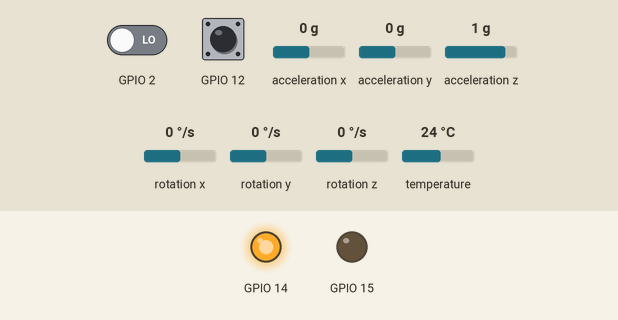
This sketch was run on a simulated ESP8266 (NodeMCU). Parts: output pins drawn as LEDs (lit = HIGH). Inputs (shaded band) come from the test bench; at power-on: acceleration x 0 g, GPIO 2 LOW, GPIO 12 HIGH, acceleration y 0 g, acceleration z 1 g, rotation x 0 °/s, rotation y 0 °/s, rotation z 0 °/s, temperature 24 °C. WiFi joins after 1.5 s; servers stay silent unless stated; what the sketch prints to the serial monitor is not drawn.

Above: at 0.1 s.
At 3.2 s:
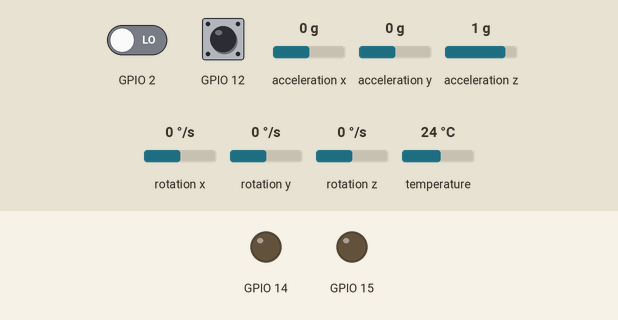
3.3 s: acceleration x set to -1.4 g
Timing chart, 0 to 6.3 s (numbered marks = the images above; inputs shaded):
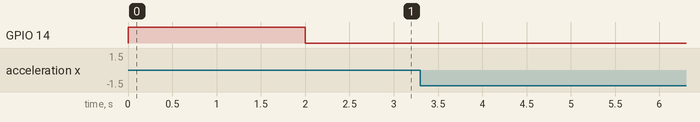

The sketch:

DetecQueda.ino
```cpp
// inclusão de bibliotecas
#include <Adafruit_MPU6050.h>
#include <Adafruit_Sensor.h>
#include <Wire.h>
#include <ESP8266WiFi.h>
#include <ESP8266HTTPClient.h>
#include <WiFiClient.h>

#define TIMEOUT_NOTIFICACAO 15000

#define WEBSITE "maker.ifttt.com"

// configuracao da rede
#define SSID "NOME_REDE"
#define PASSWORD "SENHA_REDE"

// definicao das estruturas de dados
typedef struct
{
  bool ativo;
  bool Notificar;
  int timer;
  int timeout;
} evento;

typedef struct
{
  int pino;
  bool ativo;
  int timer;
  int timeout;
} componente;

// inicializacao de variaveis
evento Queda = {false, false, 0, 1000};
evento Conexao = {false, false, 0, 30000};
evento Impacto = {false, false, 0, 1000};
Adafruit_MPU6050 mpu;
WiFiClient client;
componente Buzzer = {15, false, millis(), 300};
componente Led = {14, false, millis(), 1000};
componente SensorImpacto = {2, false, 0, 0};
componente Botao = {12, false, millis(), 0};

// funcao de interrupcao (executada ao pressionar o botao)
void ICACHE_RAM_ATTR isr()
{
  if (timeout(Botao.timer, 400))
  {
    Botao.timer = millis();
    Queda.ativo = !Queda.ativo;
    if (Queda.ativo)
    {
      Queda.Notificar = true;
      return;
    }
    Queda.Notificar = false;
  }
}

// configuracao dos pinos
void setPins()
{
  pinMode(Led.pino, OUTPUT);
  pinMode(SensorImpacto.pino, INPUT);
  pinMode(Buzzer.pino, OUTPUT);
  pinMode(Botao.pino, INPUT_PULLUP);
  attachInterrupt(digitalPinToInterrupt(Botao.pino), isr, FALLING);
}

// funcao para iniciar o acelerometro
void initMPU()
{
  while (!mpu.begin())
  {
    Serial.println("Failed to find MPU6050 chip. Trying again");
  }
  Serial.println("MPU6050 Found!");
  mpu.setAccelerometerRange(MPU6050_RANGE_8_G);
}

// funcao para conectar a rede wi-fi
void initWifi()
{
  Serial.print("Connecting to " + *SSID);
  WiFi.begin(SSID, PASSWORD);

  while (WiFi.status() != WL_CONNECTED)
  {
    delay(1000);
    Serial.print(".");
  }

  Serial.println("");
  Serial.println("Credentials accepted! Connected to wifi\n ");
  Serial.println("");
}

// funcao responsavel pela deteccao de queda do acelerometro
bool detecQueda()
{
  sensors_event_t a, g, temp;
  mpu.getEvent(&a, &g, &temp);
  if (a.acceleration.x <= -6)
  {
    return true;
  }
  if (a.acceleration.y >= 16)
  {
    return true;
  }
  if (a.acceleration.z >= 16)
  {
    return true;
  }
  return false;
}

// funcao utilitaria para controlar tempos do superloop
bool timeout(int timer, int timeout)
{
  if (timer == 0)
    return false;
  return (millis() >= (timer + timeout));
}

// funcao de envio de requisicao para a API de envio de notificacoes
bool enviarNotificacao()
{
  if (client.connect(WEBSITE, 80))
  {
    Serial.println("WiFi Client connected ");
    client.print(String("POST ") +
                 "/trigger/NOME_APPLET/with/key/SEU_TOKEN_IFTTT" +
                 " HTTP/1.1\r\n" +
                 "Host: " + WEBSITE + "\r\n" +
                 "Connection: close\r\n\r\n");
    return true;
  }
  else
  {
    Serial.print("couldnt connect to IFTTT\n");
    return false;
  }
}

// funcao para piscar o led
void piscarLed()
{
  if (timeout(Led.timer, Led.timeout))
  {
    Led.timer = millis();
    digitalWrite(Led.pino, !digitalRead(Led.pino)); // piscando led
  }
}

// funcao para tocar o alarme
void tocarAlarme()
{
  if (timeout(Buzzer.timer, Buzzer.timeout))
  {
    Buzzer.timer = millis();
    if (Buzzer.ativo)
    {
      noTone(Buzzer.pino);
      Buzzer.ativo = false;
    }
    else
    {
      Buzzer.ativo = true;
      tone(Buzzer.pino, 880);
    }
  }
}

void setup()
{
  Serial.begin(9600);
  setPins();
  digitalWrite(Led.pino, HIGH);
  initMPU();
  initWifi();
}

// loop principal
void loop()
{
  // verificando se expirado os 15 segundos de alerta antes de enviar notificacao
  if (Queda.ativo && timeout(Queda.timer, TIMEOUT_NOTIFICACAO))
  {
    // caso o timer esteja expirado, ligada uma flag para envio de notificacao
    Queda.Notificar = true;
    Queda.timer = 0;
  }

  // verificando se o tempo de conexao com o servidor foi expirado
  if (Conexao.ativo && timeout(Conexao.timer, Conexao.timeout))
  {
    Conexao.ativo = false;
    client.stop();
  }

  // se detectada uma queda cai nessa condicional
  if (Queda.ativo)
  {
    piscarLed();

    if (Conexao.Notificar)
    {
      tocarAlarme();
    }

    if (Queda.Notificar)
    {
      Conexao.Notificar = true;
      if (enviarNotificacao())
      {
        Conexao.ativo = true;
        Conexao.timer = millis();
        Queda.Notificar = false;
      }
    }
  }
  else
  {
    // caso a flag não esteja ativa, desligar o led e o buzzer
    digitalWrite(Led.pino, LOW);
    noTone(Buzzer.pino);
    Conexao.Notificar = false;
  }

  // caso seja detectada uma grande aceleracao, verificar se houve impacto
  if (!Queda.ativo && detecQueda())
  {
    Impacto.timer = millis();
    while (!timeout(Impacto.timer, Impacto.timeout))
    {
      // caso haja impacto, ligar os flags de alerta
      if (digitalRead(SensorImpacto.pino) == LOW)
      {
        Serial.println("Impacto detectado");
        Queda.timer = millis();
        Queda.ativo = true;
        Queda.Notificar = false;
        break;
      }
    }
  }
}
```

Measured:
- after the input at 3.3 s, every drawn part: stays the same
